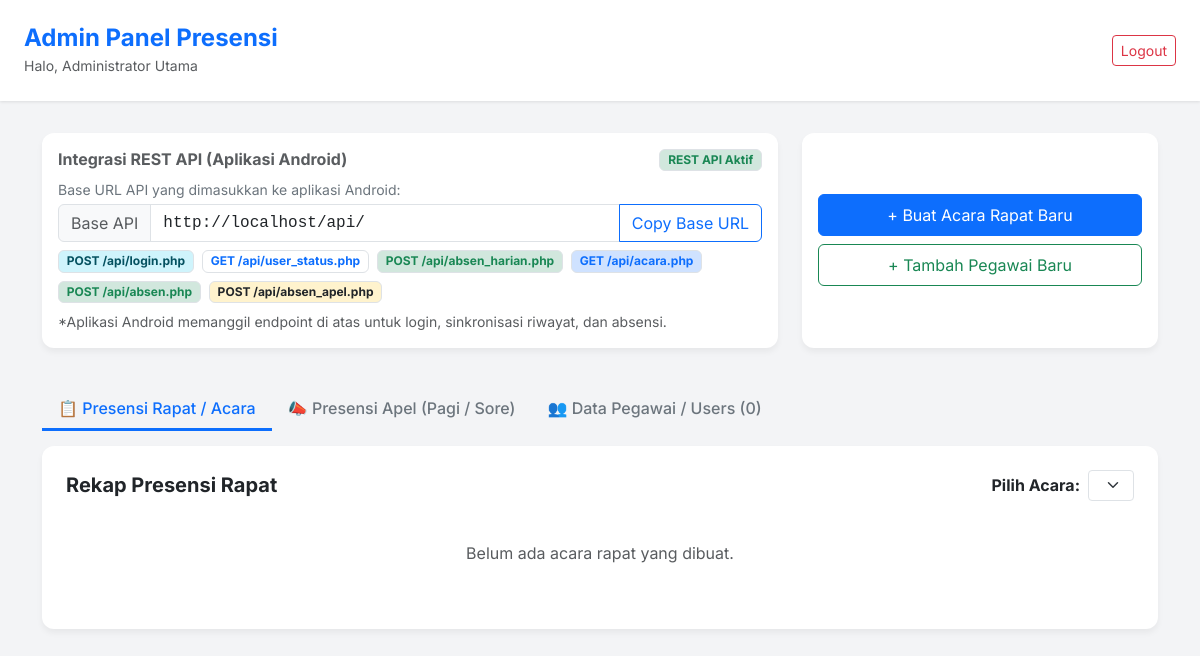
Page /admin/dashboard.php (signed in) on the earlier database version.
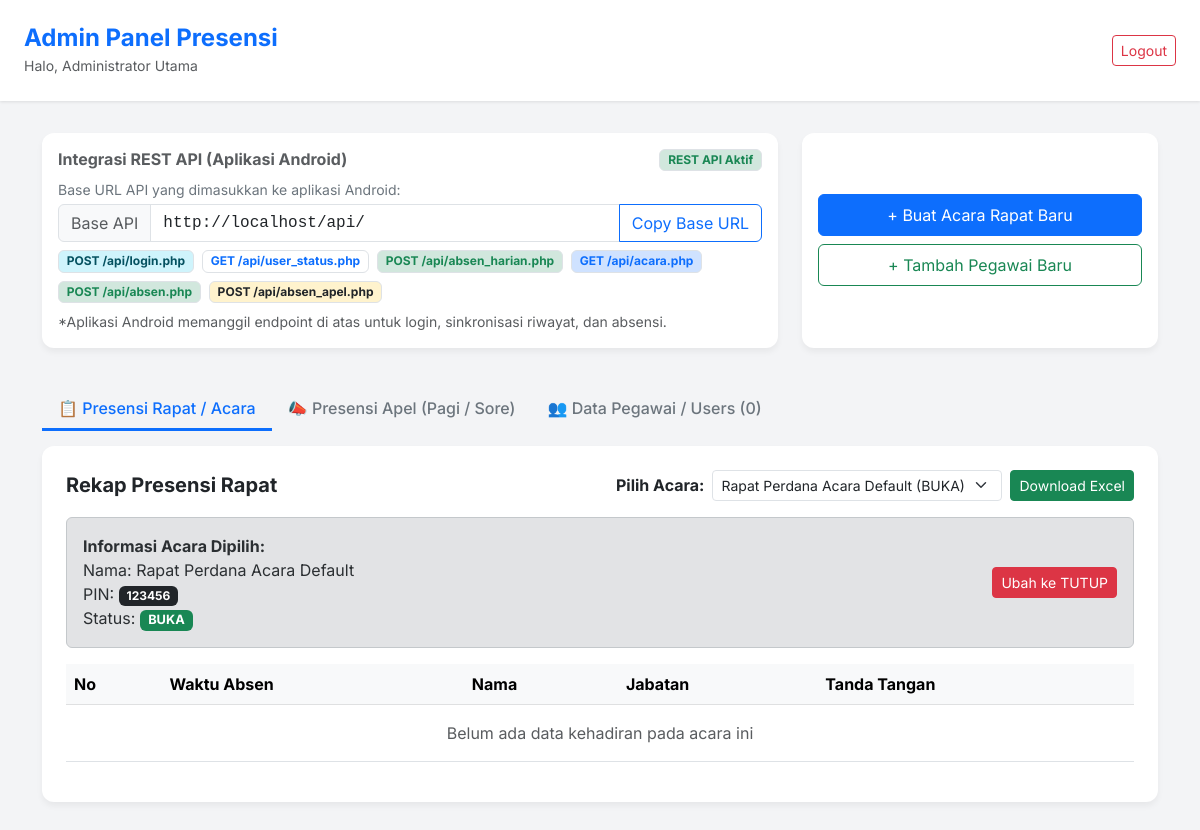
Same page on the later database version.
### tables this page shows
CREATE TABLE IF NOT EXISTS `acara` (
  `id` INT NOT NULL AUTO_INCREMENT,
  `nama_acara` VARCHAR(150) NOT NULL,
  `pin_acara` VARCHAR(10) NOT NULL,
  `status` ENUM('BUKA', 'TUTUP') DEFAULT 'BUKA',
  `created_at` TIMESTAMP DEFAULT CURRENT_TIMESTAMP,
  PRIMARY KEY (`id`)
);

### admin/dashboard.php (the view, shortened to what the changed rows need)
<?php
require_once 'auth_check.php';
$active_tab = $_GET['tab'] ?? 'rapat';
$stmtListAcara = $pdo->query("SELECT * FROM acara ORDER BY id DESC");
$list_acara = $stmtListAcara->fetchAll();
$selected_acara_id = $_GET['acara_id'] ?? null;
if (!$selected_acara_id && count($list_acara) > 0) {
    $selected_acara_id = $list_acara[0]['id'];
}
$active_acara = null;
foreach ($list_acara as $acara) {
    if ($acara['id'] == $selected_acara_id) {
        $active_acara = $acara;
        break;
    }
}
$data_presensi = [];
if ($selected_acara_id) {
    $presensiStmt = $pdo->prepare("SELECT * FROM presensi WHERE acara_id = ? ORDER BY waktu_absen DESC");
    $presensiStmt->execute([$selected_acara_id]);
    $data_presensi = $presensiStmt->fetchAll();
}
$total_hadir = count($data_presensi);
?>
<!DOCTYPE html>
<html lang="id">
<head>
    <link href="https://cdn.jsdelivr.net/npm/bootstrap@5.3.0/dist/css/bootstrap.min.css" rel="stylesheet">
</head>
<body>
<div class="container pb-5">
    <div class="table-wrapper">
        <?php if ($active_tab === 'rapat'): ?>
            <div class="row mb-3 align-items-center">
                <div class="col-md-6">
                    <h5 class="m-0 fw-bold">Rekap Presensi Rapat</h5>
                </div>
                <div class="col-md-6 text-md-end mt-3 mt-md-0 d-flex justify-content-md-end gap-2">
                    <form method="GET" action="dashboard.php" class="d-flex align-items-center">
                        <label class="me-2 fw-bold text-nowrap">Pilih Acara:</label>
                        <select name="acara_id" class="form-select form-select-sm" onchange="this.form.submit()">
                            <?php foreach($list_acara as $acara): ?>
                                <option value="<?= $acara['id'] ?>" <?= $selected_acara_id == $acara['id'] ? 'selected' : '' ?>>
                                    <?= htmlspecialchars($acara['nama_acara']) ?> (<?= $acara['status'] ?>)
                                </option>
                            <?php endforeach; ?>
                        </select>
                    </form>
                    <?php if ($active_acara): ?>
                        <button class="btn btn-success btn-sm text-nowrap" onclick="exportToExcel()">Download Excel</button>
                    <?php endif; ?>
                </div>
            </div>
            <?php if ($active_acara): ?>
                <div class="alert alert-secondary d-flex justify-content-between align-items-center">
                    <div>
                        <strong>Informasi Acara Dipilih:</strong><br>
                        Nama: <?= htmlspecialchars($active_acara['nama_acara']) ?> <br>
                        PIN: <span class="badge bg-dark"><?= htmlspecialchars($active_acara['pin_acara']) ?></span><br>
                        Status: <span class="badge status-badge <?= $active_acara['status'] == 'BUKA' ? 'bg-success' : 'bg-danger' ?>"><?= $active_acara['status'] ?></span>
                    </div>
                    <div>
                        <form method="POST" action="manage_acara.php">
                            <button type="submit" class="btn btn-sm <?= $active_acara['status'] == 'BUKA' ? 'btn-danger' : 'btn-success' ?>">
                                Ubah ke <?= $active_acara['status'] == 'BUKA' ? 'TUTUP' : 'BUKA' ?>
                            </button>
                        </form>
                    </div>
                </div>
                <table class="table table-hover align-middle" id="presensiTable">
                    <thead class="table-light">
                        <tr>
                            <th>No</th>
                            <th>Waktu Absen</th>
                            <th>Nama</th>
                            <th>Jabatan</th>
                            <th>Tanda Tangan</th>
                        </tr>
                    </thead>
                    <tbody>
                        <?php if ($total_hadir > 0): ?>
                            <?php $no=1; foreach($data_presensi as $row): ?>
                                <tr>
                                    <td><?= $no++ ?></td>
                                    <td><?= date('d/m/Y H:i:s', strtotime($row['waktu_absen'])) ?></td>
                                    <td><?= htmlspecialchars($row['nama']) ?></td>
                                    <td><?= htmlspecialchars($row['jabatan']) ?></td>
                                    <td>
                                        <img src="<?= $row['tanda_tangan'] ?>" alt="Tanda Tangan" class="signature-img">
                                    </td>
                                </tr>
                            <?php endforeach; ?>
                        <?php else: ?>
                            <tr>
                                <td colspan="5" class="text-center text-muted py-3">Belum ada data kehadiran pada acara ini</td>
                            </tr>
                        <?php endif; ?>
                    </tbody>
                </table>
            <?php else: ?>
                <p class="text-muted text-center py-4">Belum ada acara rapat yang dibuat.</p>
            <?php endif; ?>
        <?php endif; ?>
    </div>
</div>
</body>
</html>

Differences in the rows shown:
added acara: nama_acara "Rapat Perdana Acara Default", pin_acara "123456", status "BUKA"
Other differences:
form field acara_id: (not shown) → "Rapat Perdana Acara Default (BUKA)"
text no longer shown: "Belum ada acara rapat yang dibuat."
text now shown: "Download Excel Informasi Acara Dipilih: Nama: PIN: Status: Ubah ke TUTUP No Waktu Absen Nama Jabatan Tanda Tangan Belum ada data kehadiran pada acara ini"
